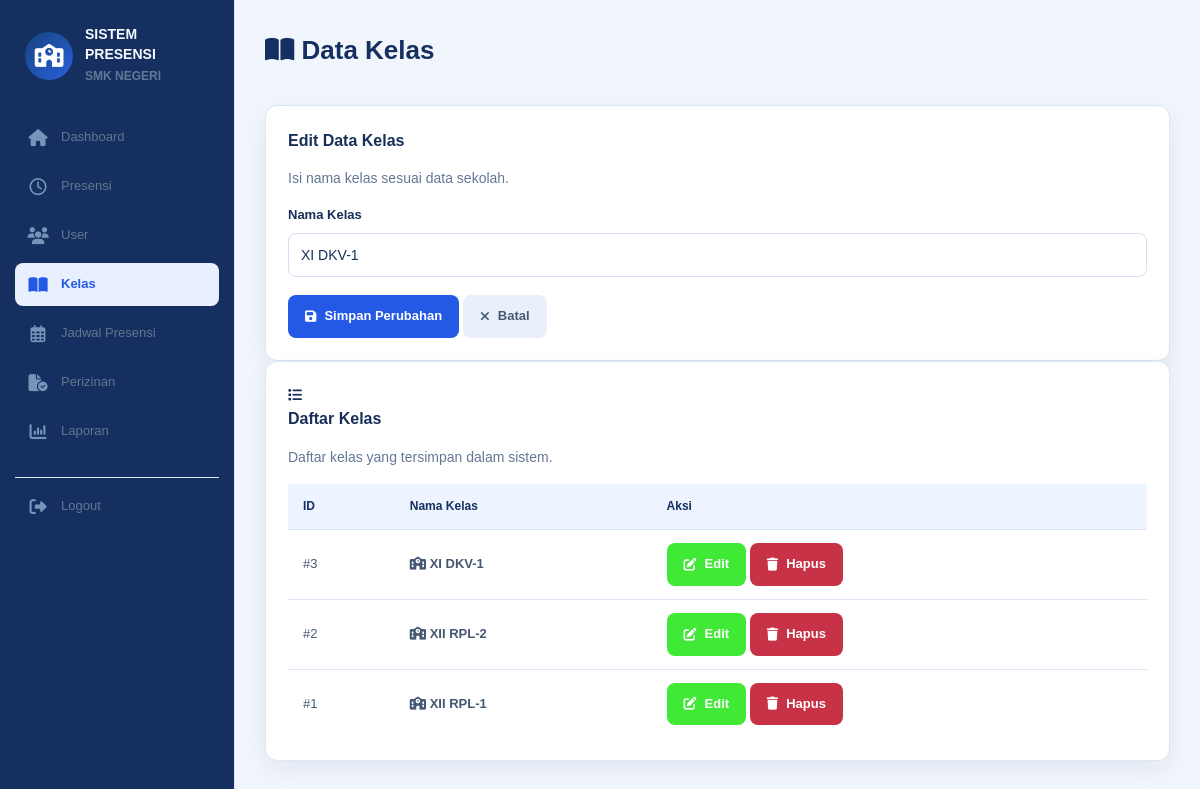
The app's page /admin/kelas/index.php?edit=3 (signed in) with its own data.
### tables this page shows
CREATE TABLE `kelas` (
  `id` int(11) NOT NULL,
  `nama_kelas` varchar(50) NOT NULL
);

### config/helper.php (called while the page is built, shortened)
<?php
function e($value): string
{
    return htmlspecialchars((string)$value, ENT_QUOTES, 'UTF-8');
}

### admin/kelas/index.php (the view, shortened to what this page needs)
<?php
require_once '../../config/database.php';
require_once '../../config/helper.php';
$edit = null;
if (isset($_GET['edit']) && ctype_digit($_GET['edit'])) {
    $id = (int) $_GET['edit'];
    $stmt = mysqli_prepare(  $conn, "SELECT * FROM kelas WHERE id = ?" );
    mysqli_stmt_bind_param($stmt, 'i', $id);
    mysqli_stmt_execute($stmt);
    $result = mysqli_stmt_get_result($stmt);
    $edit = mysqli_fetch_assoc($result);
}
$list = mysqli_query(  $conn,"SELECT * FROM kelas ORDER BY id DESC");?>
<!DOCTYPE html>
<html lang="id">
<head>
    <link rel="stylesheet" href="../../assets/css/admin.css">
    <link
        rel="stylesheet"
        href="https://cdnjs.cloudflare.com/ajax/libs/font-awesome/6.5.2/css/all.min.css"
    >
</head>
<body>
    <header class="topbar">
        <div class="brand">
            <div class="brand-logo">
                <i class="fa-solid fa-school"></i>
            </div>
            <div class="brand-text">
                <strong>SISTEM PRESENSI</strong>
                <span>SMK NEGERI</span>
            </div>
        </div>
        <nav class="nav">
            <a href="../index.php">
                <i class="fa-solid fa-house"></i>
                <span>Dashboard</span>
            </a>
            <a href="../presensi/index.php">
                <i class="fa-regular fa-clock"></i>
                <span>Presensi</span>
            </a>
            <a href="../user/index.php">
                <i class="fa-solid fa-users"></i>
                <span>User</span>
            </a>
            <a href="index.php" class="active">
                <i class="fa-solid fa-book-open"></i>
                <span>Kelas</span>
            </a>
            <a href="../jam_kerja/index.php">
                <i class="fa-regular fa-calendar-days"></i>
                <span>Jadwal Presensi</span>
            </a>
            <a href="../perizinan/index.php">
                <i class="fa-solid fa-file-circle-check"></i>
                <span>Perizinan</span>
            </a>
            <a href="../laporan/index.php">
                <i class="fa-solid fa-chart-column"></i>
                <span>Laporan</span>
            </a>
            <a href="../../auth/logout.php" class="logout-link">
                <i class="fa-solid fa-right-from-bracket"></i>
                <span>Logout</span>
            </a>
        </nav>
    </header>
    <main class="container">
        <section class="hero">
            <div>
                <h1>
                    <i class="fa-solid fa-book-open"></i>
                    Data Kelas
                </h1>
        </section>
        <section class="card class-form-card">
            <div class="section-heading">
                <div>
                    <h3>
                        <?= $edit ? 'Edit Data Kelas' : 'Tambah Data Kelas'; ?>
                    </h3>
                    <p class="muted">
                        Isi nama kelas sesuai data sekolah.
                    </p>
                </div>
            </div>
            <form method="post">
                <div class="form-group">
                    <label for="nama_kelas">Nama Kelas</label>
                    <input
                        type="text"
                        id="nama_kelas"
                        name="nama_kelas"
                        value="<?= e($edit['nama_kelas'] ?? ''); ?>"
                        placeholder="Contoh: XI PPLG 1"
                        required
                    >
                </div>
                <div class="class-form-actions">
                    <button type="submit" class="btn">
                        <i class="fa-solid fa-floppy-disk"></i>
                        <?= $edit ? 'Simpan Perubahan' : 'Tambah Kelas'; ?>
                    </button>
                    <?php if ($edit): ?>
                        <a href="index.php" class="btn btn-secondary">
                            <i class="fa-solid fa-xmark"></i>
                            Batal
                        </a>
                    <?php endif; ?>
                </div>
            </form>
        </section>
        <section class="card class-list-card">
            <div class="section-heading">
                <div class="section-icon">
                    <i class="fa-solid fa-list"></i>
                </div>
                <div>
                    <h3>Daftar Kelas</h3>
                    <p class="muted">
                        Daftar kelas yang tersimpan dalam sistem.
                    </p>
                </div>
            </div>
            <div class="class-table-wrapper">
                <table class="class-table">
                    <thead>
                        <tr>
                            <th>ID</th>
                            <th>Nama Kelas</th>
                            <th>Aksi</th>
                        </tr>
                    </thead>
                    <tbody>
                        <?php while ($r = mysqli_fetch_assoc($list)): ?>
                            <tr>
                                <td>
                                    <span class="class-id">
                                        #<?= e($r['id']); ?>
                                    </span>
                                </td>
                                <td>
                                    <div class="class-name">
                                        <span class="class-name-icon">
                                            <i class="fa-solid fa-school"></i>
                                        </span>
                                        <strong>
                                            <?= e($r['nama_kelas']); ?>
                                        </strong>
                                    </div>
                                </td>
                                <td>
                                    <div class="class-actions">
                                        <a
                                            href="?edit=<?= e($r['id']); ?>"
                                            class="btn btn-edit"
                                        >
                                            <i class="fa-solid fa-pen-to-square"></i>
                                            Edit
                                        </a>
                                        <a
                                            href="?delete=<?= e($r['id']); ?>"
                                            class="btn btn-delete"
                                            onclick="return confirm('Yakin ingin menghapus data kelas ini?')"
                                        >
                                            <i class="fa-solid fa-trash"></i>
                                            Hapus
                                        </a>
                                    </div>
                                </td>
                            </tr>
                        <?php endwhile; ?>
                    </tbody>
                </table>
            </div>
        </section>
    </main>
</body>
</html>

### records on screen
kelas: nama_kelas "XI DKV-1", id "3"
kelas: id "2", nama_kelas "XII RPL-2"
kelas: id "1", nama_kelas "XII RPL-1"
